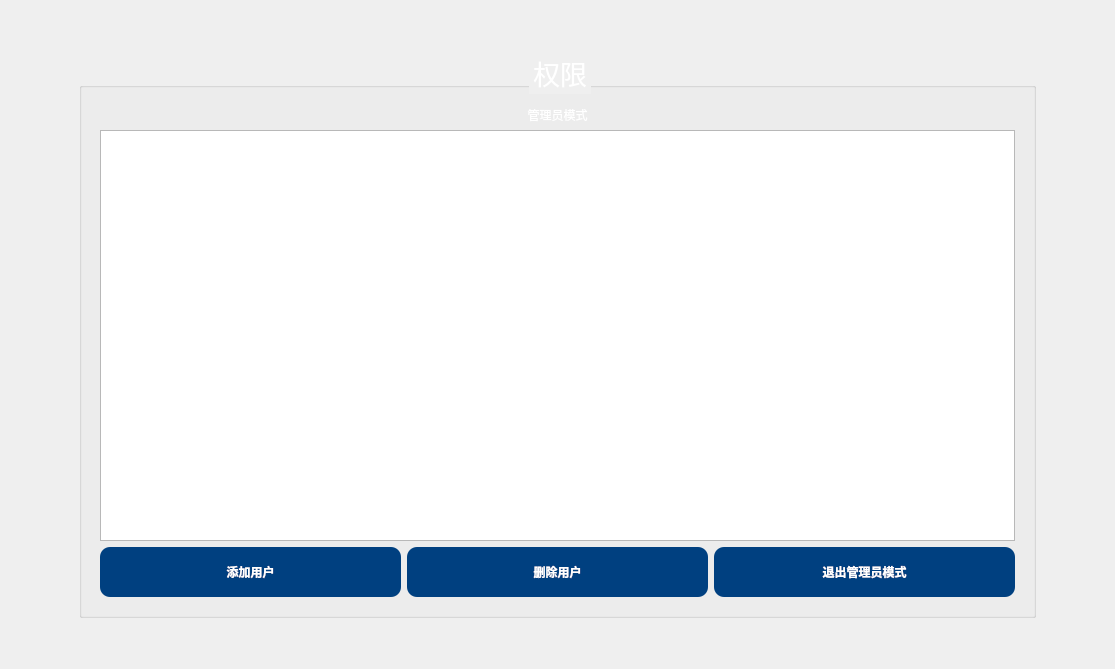
<?xml version="1.0" encoding="UTF-8"?>
<ui version="4.0">
 <class>User</class>
 <widget class="QWidget" name="User">
  <property name="geometry">
   <rect>
    <x>0</x>
    <y>0</y>
    <width>1115</width>
    <height>669</height>
   </rect>
  </property>
  <property name="font">
   <font>
    <pointsize>20</pointsize>
   </font>
  </property>
  <property name="windowTitle">
   <string>Form</string>
  </property>
  <layout class="QGridLayout" name="gridLayout" rowstretch="1,14,1" columnstretch="1,14,1">
   <item row="1" column="1">
    <widget class="QGroupBox" name="groupBox">
     <property name="styleSheet">
      <string notr="true">*{
font: 75 16pt &quot;Calibri&quot;;

}
QLabel{
color: rgb(255, 255, 255);
}
QLineEdit,QSpinBox,QDoubleSpinBox{
width: 150px;
height: 40px;

}
QPushButton{
width:150px;
height:50px;
 background-color: #004080;
  color: white;
  border: none;
  font-weight: bold;
 border-radius: 10px;
}
QPushButton:hover {
	background-color: #0080FF;
}
QPushButton:pressed {
	background-color: #0000FF;
}
QGroupBox{
color: rgb(255, 255, 255);
}</string>
     </property>
     <property name="title">
      <string>权限</string>
     </property>
     <property name="alignment">
      <set>Qt::AlignCenter</set>
     </property>
     <layout class="QGridLayout" name="gridLayout_2">
      <item row="0" column="0">
       <widget class="QStackedWidget" name="stackedWidget">
        <property name="currentIndex">
         <number>0</number>
        </property>
        <widget class="QWidget" name="page">
         <layout class="QGridLayout" name="gridLayout_3">
          <item row="0" column="0">
           <layout class="QHBoxLayout" name="horizontalLayout_2">
            <item>
             <widget class="QLabel" name="label">
              <property name="text">
               <string>管理员模式</string>
              </property>
              <property name="alignment">
               <set>Qt::AlignCenter</set>
              </property>
             </widget>
            </item>
           </layout>
          </item>
          <item row="1" column="0">
           <widget class="QTableView" name="tableView">
            <property name="verticalScrollBarPolicy">
             <enum>Qt::ScrollBarAsNeeded</enum>
            </property>
            <property name="horizontalScrollBarPolicy">
             <enum>Qt::ScrollBarAlwaysOff</enum>
            </property>
            <property name="sizeAdjustPolicy">
             <enum>QAbstractScrollArea::AdjustToContents</enum>
            </property>
           </widget>
          </item>
          <item row="2" column="0">
           <layout class="QHBoxLayout" name="horizontalLayout">
            <item>
             <widget class="QPushButton" name="pushButton">
              <property name="text">
               <string>添加用户</string>
              </property>
             </widget>
            </item>
            <item>
             <widget class="QPushButton" name="pushButton_2">
              <property name="text">
               <string>删除用户</string>
              </property>
             </widget>
            </item>
            <item>
             <widget class="QPushButton" name="pushButton_7">
              <property name="text">
               <string>退出管理员模式</string>
              </property>
             </widget>
            </item>
           </layout>
          </item>
         </layout>
        </widget>
        <widget class="QWidget" name="page_2">
         <layout class="QGridLayout" name="gridLayout_5">
          <item row="1" column="1">
           <spacer name="verticalSpacer_3">
            <property name="orientation">
             <enum>Qt::Vertical</enum>
            </property>
            <property name="sizeHint" stdset="0">
             <size>
              <width>20</width>
              <height>40</height>
             </size>
            </property>
           </spacer>
          </item>
          <item row="3" column="1">
           <spacer name="verticalSpacer_4">
            <property name="orientation">
             <enum>Qt::Vertical</enum>
            </property>
            <property name="sizeHint" stdset="0">
             <size>
              <width>20</width>
              <height>40</height>
             </size>
            </property>
           </spacer>
          </item>
          <item row="4" column="1">
           <layout class="QHBoxLayout" name="horizontalLayout_4">
            <item>
             <widget class="QPushButton" name="pushButton_5">
              <property name="text">
               <string>保存</string>
              </property>
             </widget>
            </item>
            <item>
             <widget class="QPushButton" name="pushButton_6">
              <property name="text">
               <string>进入管理员模式</string>
              </property>
             </widget>
            </item>
           </layout>
          </item>
          <item row="2" column="0">
           <spacer name="horizontalSpacer_3">
            <property name="orientation">
             <enum>Qt::Horizontal</enum>
            </property>
            <property name="sizeHint" stdset="0">
             <size>
              <width>40</width>
              <height>20</height>
             </size>
            </property>
           </spacer>
          </item>
          <item row="2" column="1">
           <layout class="QGridLayout" name="gridLayout_4">
            <item row="2" column="1">
             <widget class="QLineEdit" name="lineEdit_3"/>
            </item>
            <item row="0" column="1">
             <widget class="QLineEdit" name="lineEdit">
              <property name="readOnly">
               <bool>true</bool>
              </property>
             </widget>
            </item>
            <item row="2" column="0">
             <widget class="QLabel" name="label_5">
              <property name="text">
               <string>密码:</string>
              </property>
              <property name="alignment">
               <set>Qt::AlignRight|Qt::AlignTrailing|Qt::AlignVCenter</set>
              </property>
             </widget>
            </item>
            <item row="1" column="1">
             <widget class="QLineEdit" name="lineEdit_2"/>
            </item>
            <item row="1" column="0">
             <widget class="QLabel" name="label_4">
              <property name="text">
               <string>用户名:</string>
              </property>
              <property name="alignment">
               <set>Qt::AlignRight|Qt::AlignTrailing|Qt::AlignVCenter</set>
              </property>
             </widget>
            </item>
            <item row="0" column="0">
             <widget class="QLabel" name="label_3">
              <property name="text">
               <string>人员编号:</string>
              </property>
              <property name="alignment">
               <set>Qt::AlignRight|Qt::AlignTrailing|Qt::AlignVCenter</set>
              </property>
             </widget>
            </item>
            <item row="2" column="2">
             <widget class="QPushButton" name="pushButton_3">
              <property name="text">
               <string>修改密码</string>
              </property>
             </widget>
            </item>
            <item row="1" column="2">
             <widget class="QPushButton" name="pushButton_4">
              <property name="text">
               <string>修改用户名</string>
              </property>
             </widget>
            </item>
           </layout>
          </item>
          <item row="0" column="1">
           <layout class="QHBoxLayout" name="horizontalLayout_3">
            <item>
             <widget class="QLabel" name="label_2">
              <property name="text">
               <string>用户模式</string>
              </property>
              <property name="alignment">
               <set>Qt::AlignCenter</set>
              </property>
             </widget>
            </item>
           </layout>
          </item>
          <item row="2" column="2">
           <spacer name="horizontalSpacer_4">
            <property name="orientation">
             <enum>Qt::Horizontal</enum>
            </property>
            <property name="sizeHint" stdset="0">
             <size>
              <width>40</width>
              <height>20</height>
             </size>
            </property>
           </spacer>
          </item>
         </layout>
        </widget>
       </widget>
      </item>
     </layout>
    </widget>
   </item>
   <item row="2" column="1">
    <spacer name="verticalSpacer_2">
     <property name="orientation">
      <enum>Qt::Vertical</enum>
     </property>
     <property name="sizeHint" stdset="0">
      <size>
       <width>20</width>
       <height>37</height>
      </size>
     </property>
    </spacer>
   </item>
   <item row="0" column="1">
    <spacer name="verticalSpacer">
     <property name="orientation">
      <enum>Qt::Vertical</enum>
     </property>
     <property name="sizeHint" stdset="0">
      <size>
       <width>20</width>
       <height>37</height>
      </size>
     </property>
    </spacer>
   </item>
   <item row="1" column="2">
    <spacer name="horizontalSpacer_2">
     <property name="orientation">
      <enum>Qt::Horizontal</enum>
     </property>
     <property name="sizeHint" stdset="0">
      <size>
       <width>65</width>
       <height>20</height>
      </size>
     </property>
    </spacer>
   </item>
   <item row="1" column="0">
    <spacer name="horizontalSpacer">
     <property name="orientation">
      <enum>Qt::Horizontal</enum>
     </property>
     <property name="sizeHint" stdset="0">
      <size>
       <width>65</width>
       <height>20</height>
      </size>
     </property>
    </spacer>
   </item>
  </layout>
 </widget>
 <resources/>
 <connections/>
</ui>
